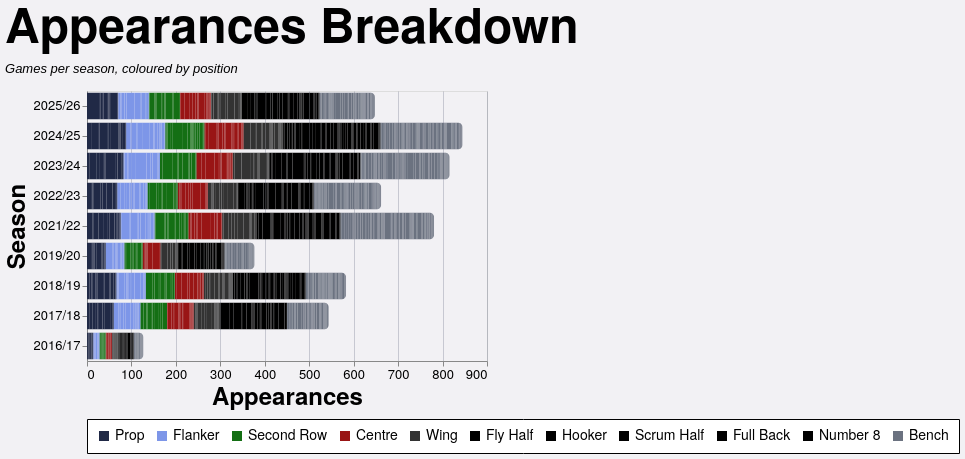

This figure's Vega-Lite source:
### Vega-Lite specification from a JSON file in a GitHub repository (floating-point values rounded to 4 significant figures; data arrays with more than 128 entries replaced by an {"elided": "..."} marker saying what was removed)
{"config": {"axis": {"labelFont": "PT Sans Narrow, Helvetica Neue, Helvetica, Arial, sans-serif", "titleFont": "PT Sans Narrow, Helvetica Neue, Helvetica, Arial, sans-serif", "labelFontSize": 13, "titleFontSize": 24, "gridColor": "#202947", "gridOpacity": 0.2}, "text": {"font": "Lato, sans-serif"}, "bar": {"cornerRadiusEnd": 5}, "header": {"labelFont": "PT Sans Narrow, Helvetica Neue, Helvetica, Arial, sans-serif", "titleFont": "PT Sans Narrow, Helvetica Neue, Helvetica, Arial, sans-serif", "labelFontSize": 24, "titleFontSize": 28, "labelFontWeight": "bold", "orient": "left"}, "legend": {"labelFont": "PT Sans Narrow, Helvetica Neue, Helvetica, Arial, sans-serif", "titleFont": "PT Sans Narrow, Helvetica Neue, Helvetica, Arial, sans-serif", "labelFontSize": 14, "titleFontSize": 16, "titlePadding": 5, "fillColor": "white", "strokeColor": "black", "padding": 10, "titleFontWeight": "lighter", "titleFontStyle": "italic", "titleColor": "gray", "offset": 10}, "title": {"font": "PT Sans Narrow, Helvetica Neue, Helvetica, Arial, sans-serif", "fontSize": 48, "fontWeight": "bold", "anchor": "start", "align": "center", "titlePadding": 20, "subtitlePadding": 10, "subtitleFontSize": 13, "subtitleColor": "", "subtitleFontStyle": "italic", "offset": 15, "color": "black"}, "axisX": {"labelAngle": 0}, "facet": {"title": null, "header": null, "align": {"row": "each", "column": "each"}}, "resolve": {"scale": {"y": "independent", "facet": "independent"}}, "background": "#f2f1f4", "scale": {"offsetBandPaddingOuter": 0.2, "offsetBandPaddingInner": 0.1}}, "data": {"name": "data-d600b314fe5de3d15a658c0568271ad6"}, "mark": {"type": "bar"}, "encoding": {"color": {"field": "color_value", "legend": {"orient": "bottom", "title": null}, "scale": {"domain": ["Prop", "Flanker", "Second Row", "Centre", "Wing", "Fly Half", "Hooker", "Scrum Half", "Full Back", "Number 8", "Bench"], "range": ["#202946", "#7d96e8", "#146f14", "#991515", "#333333", "#000000", "#000000", "#000000", "#000000", "#000000", "#6b7280"]}, "type": "nominal"}, "order": {"field": "stack_order", "type": "quantitative"}, "tooltip": [{"field": "player", "title": "Player", "type": "nominal"}, {"field": "season", "title": "Season", "type": "nominal"}, {"field": "color_value", "title": "Position", "type": "nominal"}, {"aggregate": "sum", "field": "apps", "title": "Appearances", "type": "quantitative"}], "x": {"aggregate": "sum", "field": "apps", "title": "Appearances", "type": "quantitative"}, "y": {"field": "season", "sort": {"field": "season_sort", "op": "max", "order": "descending"}, "title": "Season", "type": "nominal"}}, "height": {"step": 30}, "title": {"text": "Appearances Breakdown", "subtitle": "Games per season, coloured by position"}, "width": 400, "$schema": "https://vega.github.io/schema/vega-lite/v5.20.1.json", "datasets": {"data-d600b314fe5de3d15a658c0568271ad6": {"elided": "2498 records"}}}
